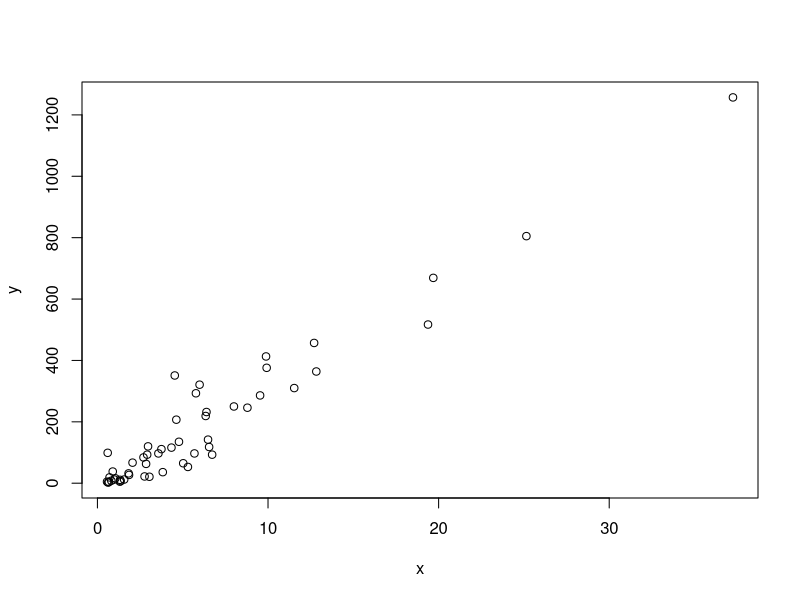
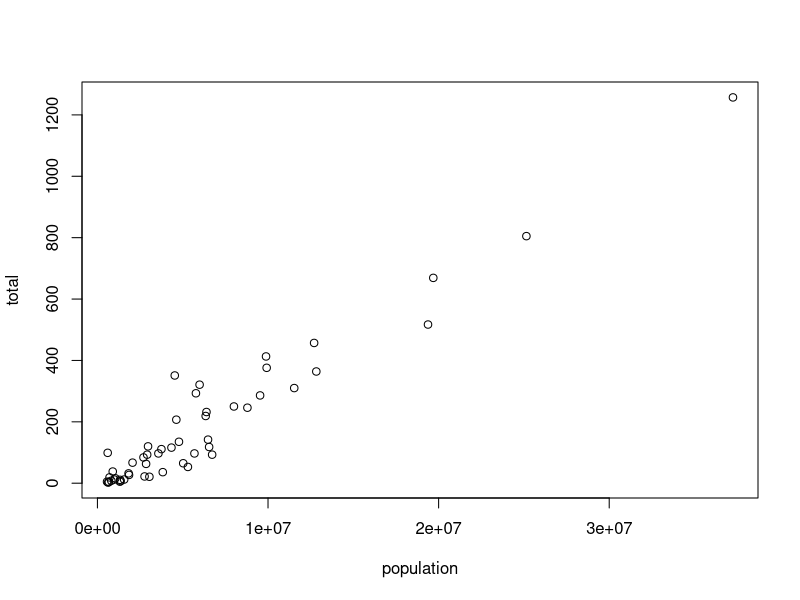
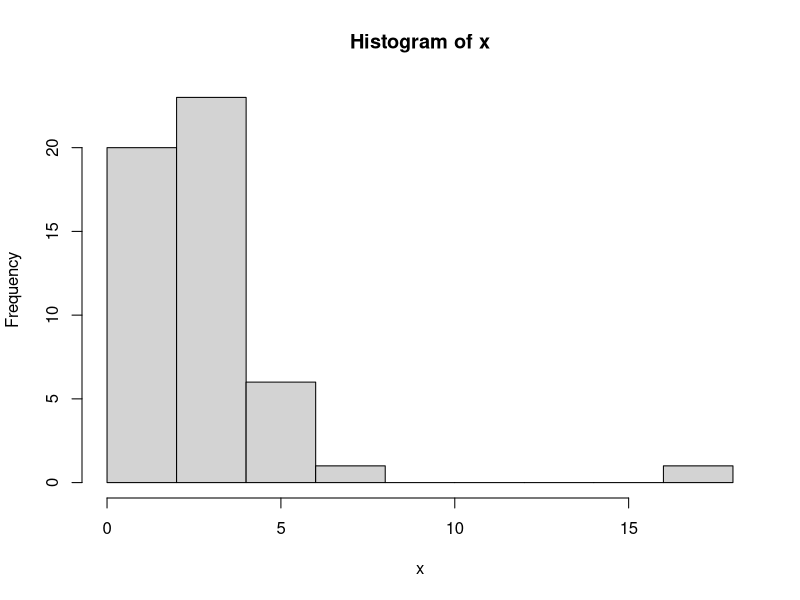
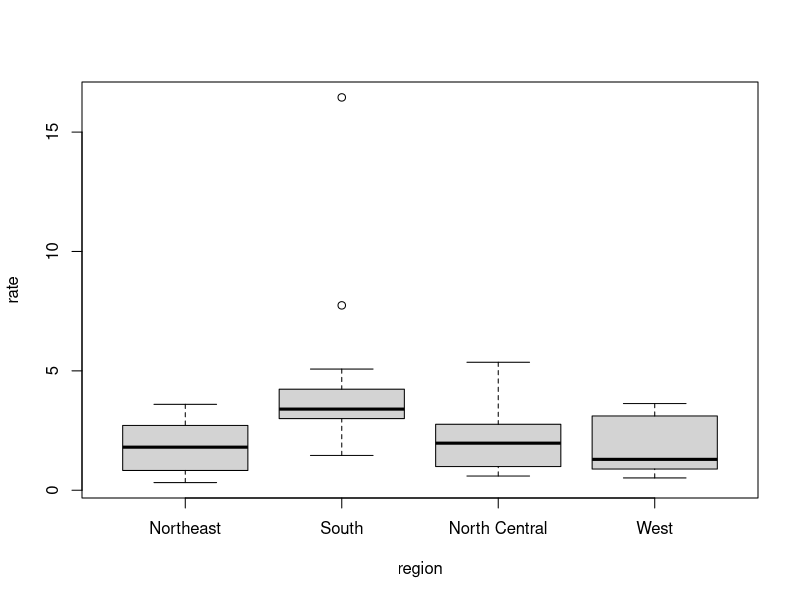
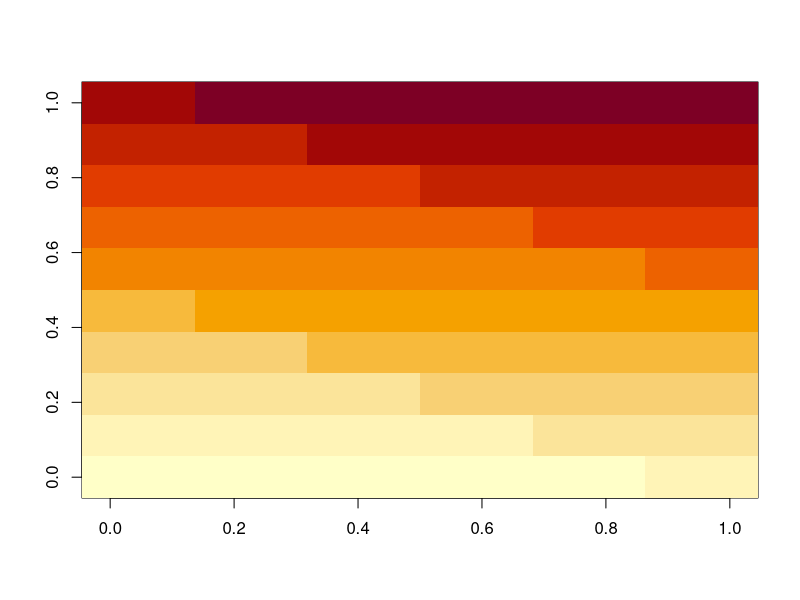
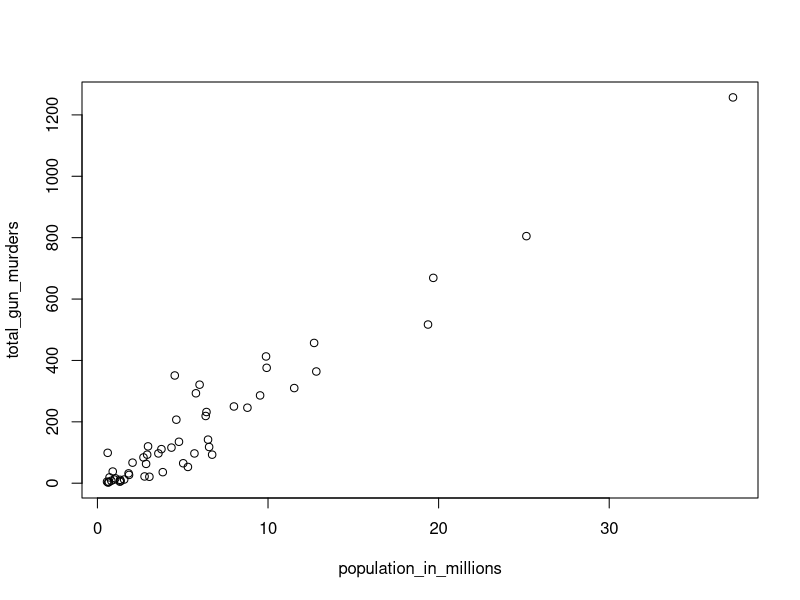
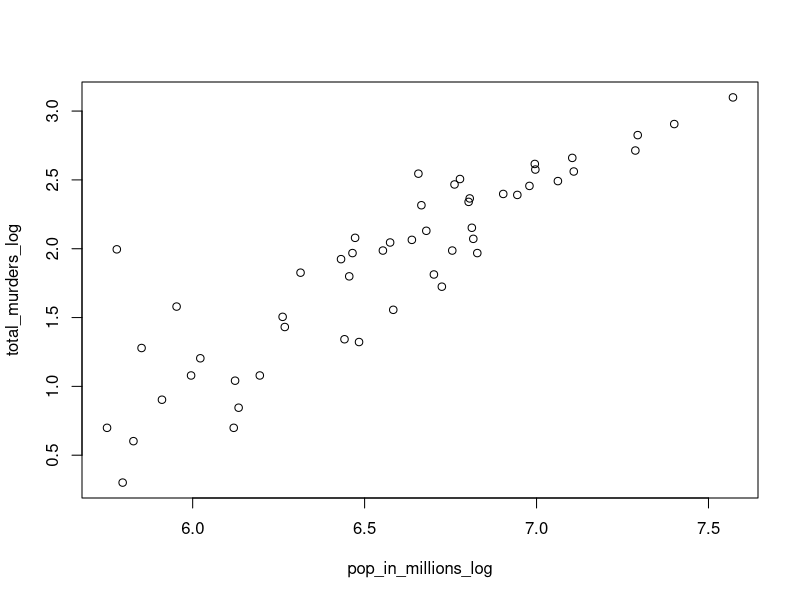
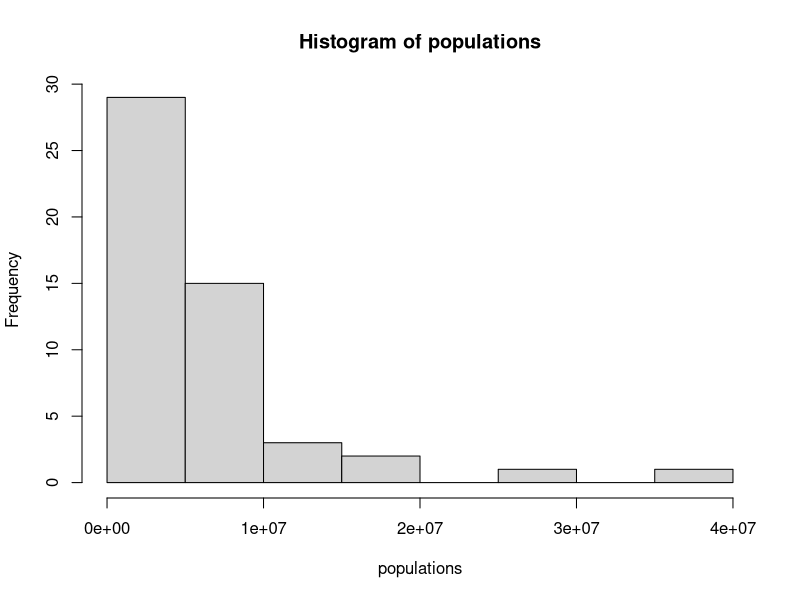

Generate these figures, in order, with R:
## ---- chunk 1
x <- c(1, "canada", 3)
## ---- chunk 2
x
class(x)
## ---- chunk 3
x <- 1:5
y <- as.character(x)
y
## ---- chunk 4
as.numeric(y)
## ---- chunk 5
x <- c("1", "b", "3")
as.numeric(x)
## ---- chunk 6
temp <- c(35, 88, 42, 84, 81, 30)
temp
## ---- chunk 7
city <- c("Bejing", "Lagos", "Paris", "Rio de janeiro", "San   Juan", "Toronto")
city
## ---- chunk 8
names(temp) <- city
temp
## ---- chunk 9
temp[1:3]
## ---- chunk 10
temp[c(3,5)]
## ---- chunk 11
12:73
## ---- chunk 12
seq(1, 99, 2)
## ---- chunk 13
seq(6, 55, 4/7)
length(seq)
## ---- chunk 14
a <- seq(1, 10, 0.5)
class(a)
## ---- chunk 15
a <- seq(1,10)
class(a)
## ---- chunk 16
a <- 1L
class(a)
## ---- chunk 17
x <- c("1", "3", "5")
## ---- chunk 18
as.integer(x)
## ---- chunk 19
library(dslabs)
data(murders)
sort(murders$total)
## ---- chunk 20
x <- c(31, 4, 15, 92, 65)
sort(x)
## ---- chunk 21
index <- order(x)
x[index]
## ---- chunk 22
x
order(x)
## ---- chunk 23
murders$state[1:6]
murders$abb[1:6]
## ---- chunk 24
ind <- order(murders$total)
murders$abb
## ---- chunk 25
max(murders$total)
## ---- chunk 26
i_max <- which.max(murders$total)
murders$total[i_max]
## ---- chunk 27
x <- c(31,4, 15, 92, 65)
rank(x)
## ---- chunk 28
x <- c(1,2,3)
y <- c(10, 20, 30, 40, 50, 60, 70)
x+y
## ---- chunk 29
library(dslabs)
data("murders")
## ---- chunk 30
murders$pop
pop <- murders$pop
pop <- sort(pop)
pop[1]
## ---- chunk 31
murders$state[order(murders$population)]
## ---- chunk 32
murders$population[which.min(murders$population)]
## ---- chunk 33
murders$state[which.min(murders$population)]
## ---- chunk 34
temp <- c(35, 88, 42, 84, 81, 30)
city <- c("Beijing", "Lagos", "Paris", "Rio de Janeiro", 
          "San Juan", "Toronto")
city_temps <- data.frame(name = city, temperature = temp)
## ---- chunk 35
ranks <- rank(murders$population)
my_df = data.frame(name=murders$state, rank=ranks)
my_df
## ---- chunk 36
ind <-order(ranks)
murders$state[ind] 
## ---- chunk 37
ind <- order(ranks)
my_df$name[ind]
## ---- chunk 38
library(dslabs)
data("na_example")
str(na_example)
## ---- chunk 39
mean(na_example)
## ---- chunk 40
ind <- is.na(na_example)
sum(ind)
## ---- chunk 41
table(ind)
## ---- chunk 42
mean(na_example[!ind])
## ---- chunk 43
library(dslabs)
data("murders")
murders$state[which.max(murders$population)]
## ---- chunk 44
inches <- c(69, 62, 66, 70, 70, 73, 67, 73, 67, 70)
## ---- chunk 45
inches*2.54
## ---- chunk 46
inches - 69
## ---- chunk 47
murder_rate <- murders$total / murders$population * 100000
## ---- chunk 48
murders$abb[order(murder_rate)]
## ---- chunk 49
temp <- c(35, 88, 42, 84, 81, 30)
city <- c("Beijing", "Lagos", "Paris", "Rio de Janeiro", 
          "San Juan", "Toronto")
city_temps <- data.frame(name = city, temperature = temp)
## ---- chunk 50
temp.C <- 5/9*(temp-32)
city_temps2 <- data.frame(name=city, temperature=temp.C)
city_temps2
## ---- chunk 51
mean(murder_rate)
## ---- chunk 52
library(dslabs)
data("murders")
## ---- chunk 53
murder_rate <- murders$total / murders$population * 100000 
## ---- chunk 54
ind <- murder_rate < 0.71
## ---- chunk 55
ind <- murder_rate <= 0.71
## ---- chunk 56
murders$state[ind]
## ---- chunk 57
sum(ind)
## ---- chunk 58
TRUE & TRUE
TRUE & FALSE
FALSE & FALSE
## ---- chunk 59
west <- murders$region == "West"
safe <- murder_rate <= 1
## ---- chunk 60
ind <- safe & west
murders$state[ind]
## ---- chunk 61
ind <- which(murders$state == "California")
murder_rate[ind]
## ---- chunk 62
ind <- match(c("New York", "Florida", "Texas"), murders$state)
ind
## ---- chunk 63
murder_rate[ind]
## ---- chunk 64
c("Boston", "Dakota", "Washington") %in% murders$state
## ---- chunk 65
match(c("New York", "Florida", "Texas"), murders$state)
which(murders$state%in%c("New York", "Florida", "Texas"))
## ---- chunk 66
library(dslabs)
data(murders)
## ---- chunk 67
murder_rate <- murders$total / murders$population * 100000
low <- murder_rate < 1
low
## ---- chunk 68
which(low)
## ---- chunk 69
ind <- which(murder_rate < 1)
ind
## ---- chunk 70
murders$state[low]
## ---- chunk 71
x <- murders$region=="Northeast" & low
murders$state[x]
## ---- chunk 72
 mean(murder_rate)
## ---- chunk 73
belowaverage <- murder_rate < 2.779125
sum(belowaverage)
## ---- chunk 74
ab <- c("AK", "MI", "IA")
names <- match(ab, murders$abb)
murders$state[names]
## ---- chunk 75
c("MA", "ME", "MI", "MO", "MU") %in% murders$abb
## ---- chunk 76
ex7 <-c("MA", "ME", "MI", "MO", "MU") %in% murders$abb
which(!ex7==TRUE)
## ---- chunk 77
x <- murders$population / 10^6
y <- murders$total
plot(x, y)
## ---- chunk 78
with(murders, plot(population, total))
## ---- chunk 79
x <- with(murders, total / population * 100000)
hist(x)
## ---- chunk 80
murders$state[which.max(x)]
## ---- chunk 81
murders$rate <- with(murders, total / population * 100000)
boxplot(rate~region, data = murders)
## ---- chunk 82
x <- matrix(1:120, 12, 10)
image(x)
## ---- chunk 83
library(dslabs)
data(murders)
population_in_millions <- murders$population/10^6
total_gun_murders <- murders$total
plot(population_in_millions, total_gun_murders)
## ---- chunk 84
pop_in_millions_log <- log(murders$population, base=10)
total_murders_log <- log(murders$total, base=10)
plot(pop_in_millions_log, total_murders_log)
## ---- chunk 85
populations <- with(murders,population)
hist(populations)
## ---- chunk 86
boxplot(population~region, data=murders)
